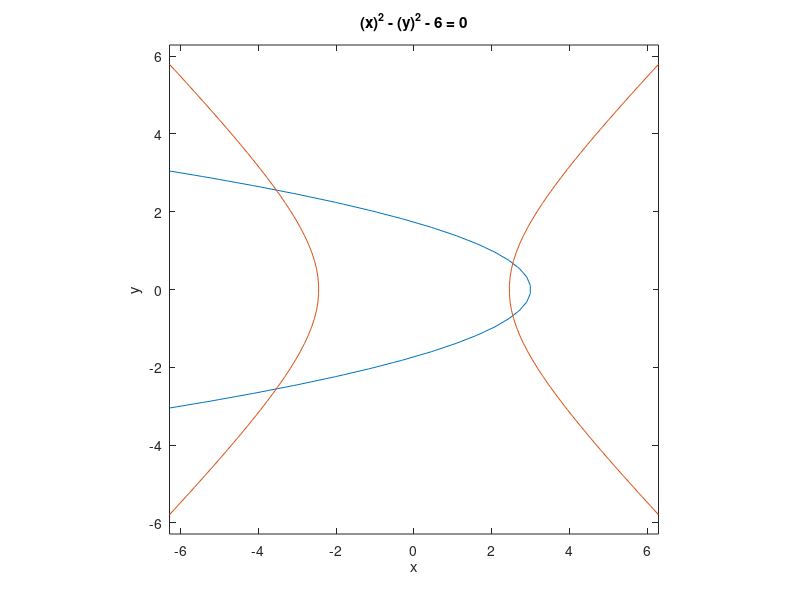

This chart was generated by the following MATLAB code: (Note: this script raises an error after producing the figure.)
close all
clear all
clc
ezplot(@(x,y) (x) + (y).^2 -3)
hold on
ezplot(@(x,y) (x).^2-( y).^2 -6)
axis equal


func{1}=@(x)x(1) + x(2).^2 -3;
func{2}=@(x)x(1).^2+ x(2).^2 -6;

x1=newton([0.5;0.5],0.0001,1000,func);
plot(x1(1),x1(2),"o","markersize",15,"linewidth",2);
x2=newton([-0.5;0.5],0.0001,1000,func);
plot(x2(1),x2(2),"o","markersize",15,"linewidth",2);
